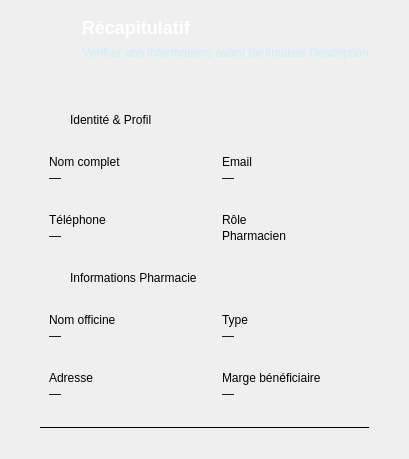
  <widget class="QWizardPage" name="page_summary">
   <property name="title">
    <string/>
   </property>
   <property name="subTitle">
    <string/>
   </property>
   <layout class="QVBoxLayout" name="layout_summary">
    <property name="spacing">
     <number>0</number>
    </property>
    <property name="leftMargin">
     <number>0</number>
    </property>
    <property name="topMargin">
     <number>0</number>
    </property>
    <property name="rightMargin">
     <number>0</number>
    </property>
    <property name="bottomMargin">
     <number>0</number>
    </property>
    <item>
     <widget class="QFrame" name="header_summary">
      <property name="minimumSize">
       <size>
        <width>0</width>
        <height>80</height>
       </size>
      </property>
      <property name="maximumSize">
       <size>
        <width>16777215</width>
        <height>80</height>
       </size>
      </property>
      <layout class="QHBoxLayout" name="header_summary_layout">
       <property name="leftMargin">
        <number>40</number>
       </property>
       <property name="topMargin">
        <number>16</number>
       </property>
       <property name="rightMargin">
        <number>40</number>
       </property>
       <property name="bottomMargin">
        <number>16</number>
       </property>
       <item>
        <widget class="QLabel" name="summary_icon">
         <property name="minimumSize">
          <size>
           <width>36</width>
           <height>36</height>
          </size>
         </property>
         <property name="maximumSize">
          <size>
           <width>36</width>
           <height>36</height>
          </size>
         </property>
         <property name="styleSheet">
          <string notr="true">background: transparent;</string>
         </property>
         <property name="pixmap">
          <pixmap resource="../Icon.qrc">:/Icon/Icons/check-circle_white.svg</pixmap>
         </property>
         <property name="scaledContents">
          <bool>true</bool>
         </property>
        </widget>
       </item>
       <item>
        <layout class="QVBoxLayout" name="summary_text_layout">
         <property name="spacing">
          <number>2</number>
         </property>
         <item>
          <widget class="QLabel" name="summary_title">
           <property name="styleSheet">
            <string notr="true">color: #ffffff; font-size: 18px; font-weight: 700; background: transparent;</string>
           </property>
           <property name="text">
            <string>Récapitulatif</string>
           </property>
          </widget>
         </item>
         <item>
          <widget class="QLabel" name="summary_subtitle">
           <property name="styleSheet">
            <string notr="true">color: #CAF0F8; font-size: 12px; background: transparent;</string>
           </property>
           <property name="text">
            <string>Vérifiez vos informations avant de finaliser l'inscription</string>
           </property>
          </widget>
         </item>
        </layout>
       </item>
       <item>
        <spacer name="summary_header_spacer">
         <property name="orientation">
          <enum>Qt::Orientation::Horizontal</enum>
         </property>
         <property name="sizeHint" stdset="0">
          <size>
           <width>0</width>
           <height>0</height>
          </size>
         </property>
        </spacer>
       </item>
      </layout>
     </widget>
    </item>
    <item>
     <widget class="QFrame" name="card_summary">
      <property name="frameShape">
       <enum>QFrame::Shape::NoFrame</enum>
      </property>
      <layout class="QVBoxLayout" name="summary_content">
       <property name="spacing">
        <number>16</number>
       </property>
       <property name="leftMargin">
        <number>40</number>
       </property>
       <property name="topMargin">
        <number>30</number>
       </property>
       <property name="rightMargin">
        <number>40</number>
       </property>
       <property name="bottomMargin">
        <number>30</number>
       </property>
       <item>
        <layout class="QHBoxLayout" name="summary_section_1_header_layout">
         <property name="spacing">
          <number>10</number>
         </property>
         <item>
          <widget class="QLabel" name="summary_section_1_icon">
           <property name="minimumSize">
            <size>
             <width>20</width>
             <height>20</height>
            </size>
           </property>
           <property name="maximumSize">
            <size>
             <width>20</width>
             <height>20</height>
            </size>
           </property>
           <property name="pixmap">
            <pixmap resource="../Icon.qrc">:/Icon/Icons/identity.svg</pixmap>
           </property>
           <property name="scaledContents">
            <bool>true</bool>
           </property>
          </widget>
         </item>
         <item>
          <widget class="QLabel" name="summary_section_1_title">
           <property name="styleSheet">
            <string notr="true">.section_title { color: #023E8A; font-size: 14px; font-weight: 700; background: transparent; }</string>
           </property>
           <property name="text">
            <string>Identité &amp; Profil</string>
           </property>
          </widget>
         </item>
         <item>
          <spacer name="summary_section_1_spacer">
           <property name="orientation">
            <enum>Qt::Orientation::Horizontal</enum>
           </property>
           <property name="sizeHint" stdset="0">
            <size>
             <width>0</width>
             <height>0</height>
            </size>
           </property>
          </spacer>
         </item>
        </layout>
       </item>
       <item>
        <layout class="QGridLayout" name="summary_grid_1">
         <property name="horizontalSpacing">
          <number>16</number>
         </property>
         <property name="verticalSpacing">
          <number>10</number>
         </property>
         <item row="0" column="0">
          <widget class="QFrame" name="summary_card_name">
           <property name="styleSheet">
            <string notr="true">.summary_card { background-color: #f8fafc; border: 1px solid #e2e8f0; border-radius: 10px; padding: 12px 16px; }</string>
           </property>
           <layout class="QVBoxLayout" name="sc_name_layout">
            <property name="spacing">
             <number>2</number>
            </property>
            <item>
             <widget class="QLabel" name="sc_name_label">
              <property name="styleSheet">
               <string notr="true">.summary_label { color: #94A3B8; font-size: 10px; font-weight: 600; background: transparent; letter-spacing: 0.5px; }</string>
              </property>
              <property name="text">
               <string>Nom complet</string>
              </property>
             </widget>
            </item>
            <item>
             <widget class="QLabel" name="sc_name_value">
              <property name="styleSheet">
               <string notr="true">.summary_value { color: #1e293b; font-size: 13px; font-weight: 600; background: transparent; }</string>
              </property>
              <property name="text">
               <string>—</string>
              </property>
             </widget>
            </item>
           </layout>
          </widget>
         </item>
         <item row="0" column="1">
          <widget class="QFrame" name="summary_card_email">
           <property name="styleSheet">
            <string notr="true">.summary_card { background-color: #f8fafc; border: 1px solid #e2e8f0; border-radius: 10px; padding: 12px 16px; }</string>
           </property>
           <layout class="QVBoxLayout" name="sc_email_layout">
            <property name="spacing">
             <number>2</number>
            </property>
            <item>
             <widget class="QLabel" name="sc_email_label">
              <property name="styleSheet">
               <string notr="true">.summary_label { color: #94A3B8; font-size: 10px; font-weight: 600; background: transparent; letter-spacing: 0.5px; }</string>
              </property>
              <property name="text">
               <string>Email</string>
              </property>
             </widget>
            </item>
            <item>
             <widget class="QLabel" name="sc_email_value">
              <property name="styleSheet">
               <string notr="true">.summary_value { color: #1e293b; font-size: 13px; font-weight: 600; background: transparent; }</string>
              </property>
              <property name="text">
               <string>—</string>
              </property>
             </widget>
            </item>
           </layout>
          </widget>
         </item>
         <item row="1" column="0">
          <widget class="QFrame" name="summary_card_phone">
           <property name="styleSheet">
            <string notr="true">.summary_card { background-color: #f8fafc; border: 1px solid #e2e8f0; border-radius: 10px; padding: 12px 16px; }</string>
           </property>
           <layout class="QVBoxLayout" name="sc_phone_layout">
            <property name="spacing">
             <number>2</number>
            </property>
            <item>
             <widget class="QLabel" name="sc_phone_label">
              <property name="styleSheet">
               <string notr="true">.summary_label { color: #94A3B8; font-size: 10px; font-weight: 600; background: transparent; letter-spacing: 0.5px; }</string>
              </property>
              <property name="text">
               <string>Téléphone</string>
              </property>
             </widget>
            </item>
            <item>
             <widget class="QLabel" name="sc_phone_value">
              <property name="styleSheet">
               <string notr="true">.summary_value { color: #1e293b; font-size: 13px; font-weight: 600; background: transparent; }</string>
              </property>
              <property name="text">
               <string>—</string>
              </property>
             </widget>
            </item>
           </layout>
          </widget>
         </item>
         <item row="1" column="1">
          <widget class="QFrame" name="summary_card_role">
           <property name="styleSheet">
            <string notr="true">.summary_card { background-color: #f8fafc; border: 1px solid #e2e8f0; border-radius: 10px; padding: 12px 16px; }</string>
           </property>
           <layout class="QVBoxLayout" name="sc_role_layout">
            <property name="spacing">
             <number>2</number>
            </property>
            <item>
             <widget class="QLabel" name="sc_role_label">
              <property name="styleSheet">
               <string notr="true">.summary_label { color: #94A3B8; font-size: 10px; font-weight: 600; background: transparent; letter-spacing: 0.5px; }</string>
              </property>
              <property name="text">
               <string>Rôle</string>
              </property>
             </widget>
            </item>
            <item>
             <widget class="QLabel" name="sc_role_value">
              <property name="styleSheet">
               <string notr="true">.summary_value { color: #1e293b; font-size: 13px; font-weight: 600; background: transparent; }</string>
              </property>
              <property name="text">
               <string>Pharmacien</string>
              </property>
             </widget>
            </item>
           </layout>
          </widget>
         </item>
        </layout>
       </item>
       <item>
        <layout class="QHBoxLayout" name="summary_section_2_header_layout">
         <property name="spacing">
          <number>10</number>
         </property>
         <item>
          <widget class="QLabel" name="summary_section_2_icon">
           <property name="minimumSize">
            <size>
             <width>20</width>
             <height>20</height>
            </size>
           </property>
           <property name="maximumSize">
            <size>
             <width>20</width>
             <height>20</height>
            </size>
           </property>
           <property name="pixmap">
            <pixmap resource="../Icon.qrc">:/Icon/Icons/pharmacy.svg</pixmap>
           </property>
           <property name="scaledContents">
            <bool>true</bool>
           </property>
          </widget>
         </item>
         <item>
          <widget class="QLabel" name="summary_section_2_title">
           <property name="styleSheet">
            <string notr="true">.section_title { color: #023E8A; font-size: 14px; font-weight: 700; background: transparent; }</string>
           </property>
           <property name="text">
            <string>Informations Pharmacie</string>
           </property>
          </widget>
         </item>
         <item>
          <spacer name="summary_section_2_spacer">
           <property name="orientation">
            <enum>Qt::Orientation::Horizontal</enum>
           </property>
           <property name="sizeHint" stdset="0">
            <size>
             <width>0</width>
             <height>0</height>
            </size>
           </property>
          </spacer>
         </item>
        </layout>
       </item>
       <item>
        <layout class="QGridLayout" name="summary_grid_2">
         <property name="horizontalSpacing">
          <number>16</number>
         </property>
         <property name="verticalSpacing">
          <number>10</number>
         </property>
         <item row="0" column="0">
          <widget class="QFrame" name="summary_card_pharmacy_name">
           <property name="styleSheet">
            <string notr="true">.summary_card { background-color: #f8fafc; border: 1px solid #e2e8f0; border-radius: 10px; padding: 12px 16px; }</string>
           </property>
           <layout class="QVBoxLayout" name="sc_pname_layout">
            <property name="spacing">
             <number>2</number>
            </property>
            <item>
             <widget class="QLabel" name="sc_pname_label">
              <property name="styleSheet">
               <string notr="true">.summary_label { color: #94A3B8; font-size: 10px; font-weight: 600; background: transparent; letter-spacing: 0.5px; }</string>
              </property>
              <property name="text">
               <string>Nom officine</string>
              </property>
             </widget>
            </item>
            <item>
             <widget class="QLabel" name="sc_pname_value">
              <property name="styleSheet">
               <string notr="true">.summary_value { color: #1e293b; font-size: 13px; font-weight: 600; background: transparent; }</string>
              </property>
              <property name="text">
               <string>—</string>
              </property>
             </widget>
            </item>
           </layout>
          </widget>
         </item>
         <item row="0" column="1">
          <widget class="QFrame" name="summary_card_pharmacy_type">
           <property name="styleSheet">
            <string notr="true">.summary_card { background-color: #f8fafc; border: 1px solid #e2e8f0; border-radius: 10px; padding: 12px 16px; }</string>
           </property>
           <layout class="QVBoxLayout" name="sc_ptype_layout">
            <property name="spacing">
             <number>2</number>
            </property>
            <item>
             <widget class="QLabel" name="sc_ptype_label">
              <property name="styleSheet">
               <string notr="true">.summary_label { color: #94A3B8; font-size: 10px; font-weight: 600; background: transparent; letter-spacing: 0.5px; }</string>
              </property>
              <property name="text">
               <string>Type</string>
              </property>
             </widget>
            </item>
            <item>
             <widget class="QLabel" name="sc_ptype_value">
              <property name="styleSheet">
               <string notr="true">.summary_value { color: #1e293b; font-size: 13px; font-weight: 600; background: transparent; }</string>
              </property>
              <property name="text">
               <string>—</string>
              </property>
             </widget>
            </item>
           </layout>
          </widget>
         </item>
         <item row="1" column="0">
          <widget class="QFrame" name="summary_card_address">
           <property name="styleSheet">
            <string notr="true">.summary_card { background-color: #f8fafc; border: 1px solid #e2e8f0; border-radius: 10px; padding: 12px 16px; }</string>
           </property>
           <layout class="QVBoxLayout" name="sc_addr_layout">
            <property name="spacing">
             <number>2</number>
            </property>
            <item>
             <widget class="QLabel" name="sc_addr_label">
              <property name="styleSheet">
               <string notr="true">.summary_label { color: #94A3B8; font-size: 10px; font-weight: 600; background: transparent; letter-spacing: 0.5px; }</string>
              </property>
              <property name="text">
               <string>Adresse</string>
              </property>
             </widget>
            </item>
            <item>
             <widget class="QLabel" name="sc_addr_value">
              <property name="styleSheet">
               <string notr="true">.summary_value { color: #1e293b; font-size: 13px; font-weight: 600; background: transparent; }</string>
              </property>
              <property name="text">
               <string>—</string>
              </property>
             </widget>
            </item>
           </layout>
          </widget>
         </item>
         <item row="1" column="1">
          <widget class="QFrame" name="summary_card_margin">
           <property name="styleSheet">
            <string notr="true">.summary_card { background-color: #f8fafc; border: 1px solid #e2e8f0; border-radius: 10px; padding: 12px 16px; }</string>
           </property>
           <layout class="QVBoxLayout" name="sc_margin_layout">
            <property name="spacing">
             <number>2</number>
            </property>
            <item>
             <widget class="QLabel" name="sc_margin_label">
              <property name="styleSheet">
               <string notr="true">.summary_label { color: #94A3B8; font-size: 10px; font-weight: 600; background: transparent; letter-spacing: 0.5px; }</string>
              </property>
              <property name="text">
               <string>Marge bénéficiaire</string>
              </property>
             </widget>
            </item>
            <item>
             <widget class="QLabel" name="sc_margin_value">
              <property name="styleSheet">
               <string notr="true">.summary_value { color: #1e293b; font-size: 13px; font-weight: 600; background: transparent; }</string>
              </property>
              <property name="text">
               <string>—</string>
              </property>
             </widget>
            </item>
           </layout>
          </widget>
         </item>
        </layout>
       </item>
       <item>
        <widget class="QFrame" name="divider_summary">
         <property name="frameShape">
          <enum>QFrame::Shape::HLine</enum>
         </property>
        </widget>
       </item>
       <item>
        <spacer name="summary_bottom_spacer">
         <property name="orientation">
          <enum>Qt::Orientation::Vertical</enum>
         </property>
         <property name="sizeHint" stdset="0">
          <size>
           <width>0</width>
           <height>0</height>
          </size>
         </property>
        </spacer>
       </item>
      </layout>
     </widget>
    </item>
   </layout>
  </widget>
